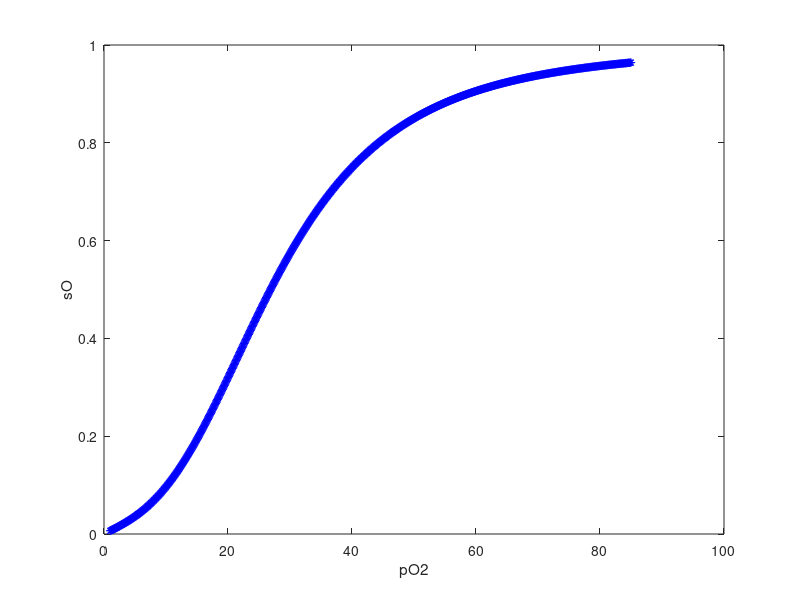

Recreate this plot in MATLAB. (Note: this script raises an error after producing the figure.)
clear all
close all
global k1 k2 k3 t C11 C1
 
% Import data to MatLab
reacdata(:,1)=[1:0.1:85]';
reacdata(:,2)=(1./(1+2.34e4./(reacdata(:,1).^3+150*reacdata(:,1))));
reacdata(:,3)=0.385*log((reacdata(:,2).^-1-1).^-1)+3.32-(72*reacdata(:,2)).^-1-(reacdata(:,2).^6)./6;
t=reacdata(:,1);
C11=reacdata(:,2);
 
% Plot data to screen
figure(1); plot(reacdata(:,1),reacdata(:,2),'b*'); 
%hold on; plot(reacdata(:,2),reacdata(:,3),'r'); 

xlabel('pO2')
ylabel('sO')

% Time at which C1 has been reduced approximately 37% is k1:
k1=0.4;%0.385;
k2=3.4;%3.32;
k3=70;%72;
 
% Solve data for arbitrary k's
[kk]=lsqnonlin(@rrfunc,[k1,k2,k3]);
%[t0,C0]=ode45(@rr,t',[2400,112]); 
 
% Plot solution for arbitrary k's
figure(1); plot(C1(:,1),C11,'--');
legend('data r1','sol for r1')

